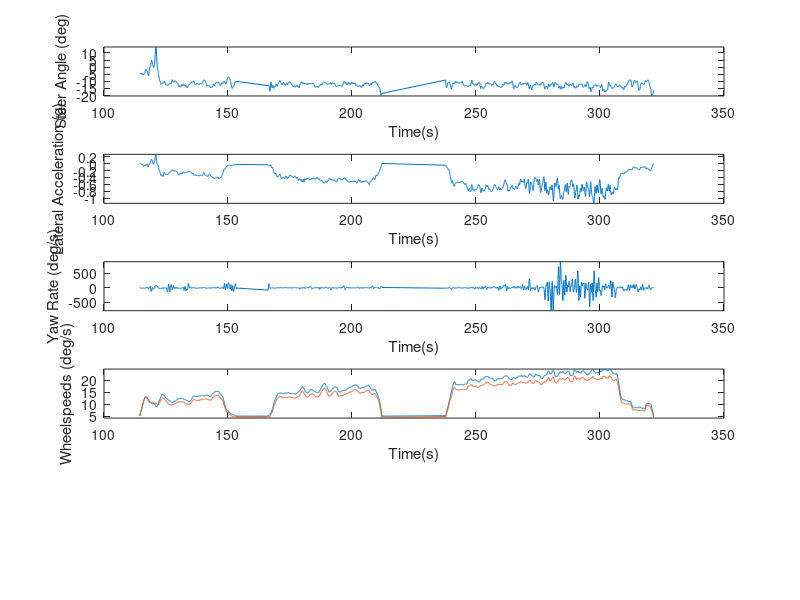
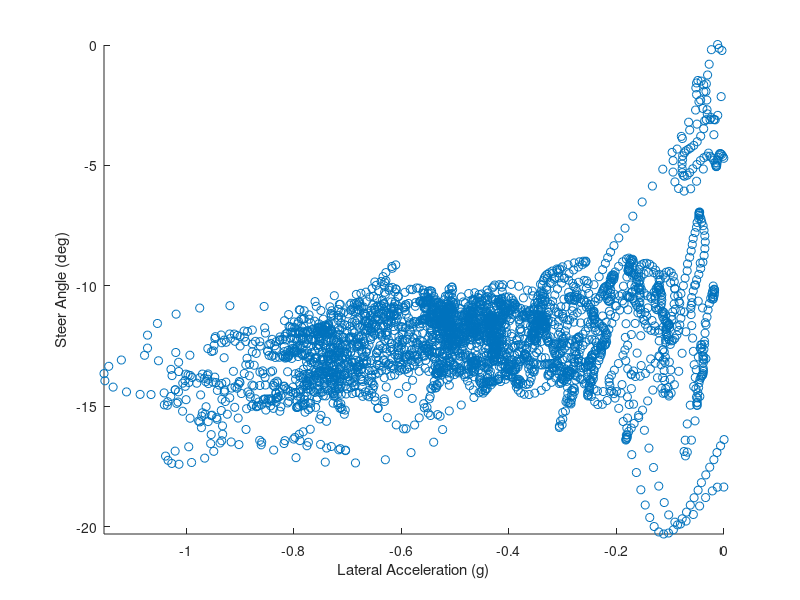
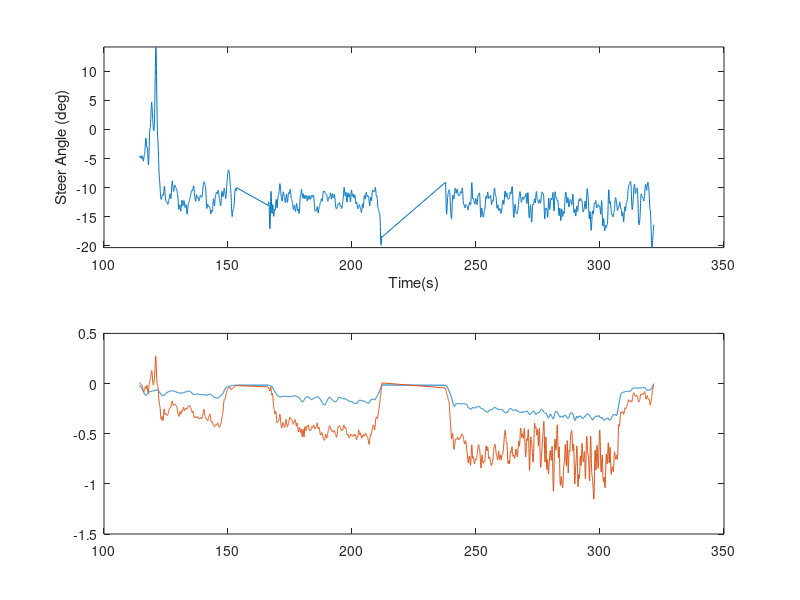
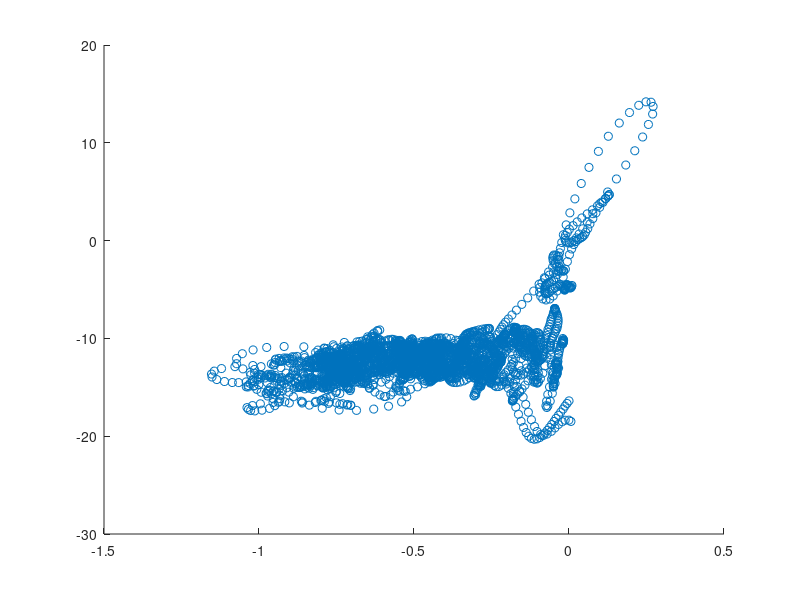

Write MATLAB code to recreate these figures, in order. (Note: this script raises an error after producing the figures.)
%% Load Data

clear all;clc

% import mat file from motec
load('ConstantRadiusRun1_processed.mat');

% input variable names of channels 
data = {engine_rpm,lat_accel,long_accel,shockpot_FR,shockpot_RR,shockpot_RL,...
    shockpot_FL,wheelspeed_FL,wheelspeed_FR,yaw_rate,steer_angle,time};

%% Constant Radius Calculations

remove_indices = abs(wheelspeed_FL)<5;

for i = 1:numel(data)
    data{i}(remove_indices) = [];
end

% rename variables
engine_rpm = data{1};
lat_accel = data{2};
long_accel = data{3};
shockpot_FR = data{4};
shockpot_RR = data{5};
shockpot_RL = data{6};
shockpot_FL = data{7};
wheelspeed_FL = data{8};
wheelspeed_FR = data{9};
yaw_rate = data{10};
steer_angle = data{11};
time = data{12};

% rezero
yaw_rate = yaw_rate+40;
%% Plotting
close all

figure
ax1 = subplot(5,1,1);
plot(time,steer_angle)
ylim([-inf inf])
xlabel('Time(s)');
ylabel('Steer Angle (deg)');

ax2 = subplot(5,1,2);
plot(time,lat_accel)
xlabel('Time(s)');
ylabel('Lateral Acceleration (g)');
ylim([-inf inf])

ax3 = subplot(5,1,3);
plot(time,yaw_rate)
xlabel('Time(s)');
ylabel('Yaw Rate (deg/s)');
ylim([-inf inf])

ax4 = subplot(5,1,4);
plot(time,wheelspeed_FL)
hold on
plot(time,wheelspeed_FR)
xlabel('Time(s)');
ylabel('Wheelspeeds (deg/s)');
ylim([-inf inf])

linkaxes([ax1,ax2,ax3,ax4],'x')

figure
scatter(lat_accel,steer_angle)
xlim([-inf 0]);
ylim([-inf 0]);
xlabel('Lateral Acceleration (g)')
ylabel('Steer Angle (deg)')


figure
ax1 = subplot(2,1,1);
plot(time,steer_angle)
ylim([-inf inf])
xlabel('Time(s)');
ylabel('Steer Angle (deg)');

ax2 = subplot(2,1,2);
velocity = (wheelspeed_FL+wheelspeed_FR)/2*0.44704; % m/s
pseudo_lat_accel = -velocity.^2/30/9.81;
plot(time,pseudo_lat_accel);
hold on
plot(time,lat_accel);

linkaxes([ax1,ax2],'x')

figure
scatter(lat_accel,steer_angle)
%%
close all

ipt = findchangepts(lat_accel,'MaxNumChanges',50,'MinDistance',20);

keep_indices = logical(zeros(size(lat_accel)));
for i = 1:numel(ipt)-1
    
    if std(lat_accel(ipt(i):ipt(i+1))) > 0.1
        continue
    end
    
    if std(steer_angle(ipt(i):ipt(i+1))) > 2
        continue
    end
    
    if std(pseudo_lat_accel(ipt(i):ipt(i+1))) > 0.2
        continue
    end
    
    if abs(mean(lat_accel(ipt(i):ipt(i+1))) - mean(pseudo_lat_accel(ipt(i):ipt(i+1)))) < 0.2
        keep_indices(ipt(i):ipt(i+1)) = true;
    end
    
    avg_lat_accel(i) = mean(lat_accel(ipt(i):ipt(i+1)));
    avg_steer_angle(i) = mean(steer_angle(ipt(i):ipt(i+1)));
end

lat_accel_new = lat_accel(keep_indices);
pseudo_lat_accel_new = pseudo_lat_accel(keep_indices);
steer_angle_new = steer_angle(keep_indices);
time_new = time(keep_indices);

figure
findchangepts(lat_accel,'MaxNumChanges',50,'MinDistance',20)
hold on
plot(pseudo_lat_accel)

figure
plot(time,lat_accel)
hold on
scatter(time_new,lat_accel_new)
scatter(time_new,pseudo_lat_accel_new)

figure
scatter(lat_accel_new,steer_angle_new)
% hold on
% scatter(pseudo_lat_accel_new,steer_angle_new)
xlim([-inf 0]);
ylim([-inf 0]);
xlabel('Lateral Acceleration (g)','FontSize',15)
ylabel('Steer Angle (deg)','FontSize',15)
title('Filtered','FontSize',18)

figure
scatter(avg_lat_accel,avg_steer_angle)
xlim([-inf 0]);
ylim([-inf 0]);
xlabel('Lateral Acceleration (g)','FontSize',15)
ylabel('Steer Angle (deg)','FontSize',15)
title('Filtered','FontSize',18)

%%
% close all
% 
% figure
% ax1 = subplot(3,1,1);
% plot(time,steer_angle)
% ylim([-inf inf])
% xlabel('Time(s)');
% ylabel('Steer Angle (deg)');
% 
% ax2 = subplot(3,1,2);
% plot(time,lat_accel)
% hold on
% scatter(time_new,lat_accel_new);
% xlabel('Time(s)');
% ylabel('Lateral Acceleration (g)');
% ylim([-inf inf])
% 
% ax3 = subplot(3,1,3);
% plot(time,wheelspeed_FL)
% hold on
% plot(time,wheelspeed_FR)
% xlabel('Time(s)');
% ylabel('Wheelspeeds (deg/s)');
% ylim([-inf inf])
% 
% linkaxes([ax1,ax2,ax3],'x')
% 
% figure
% scatter(lat_accel_new,steer_angle_new)

